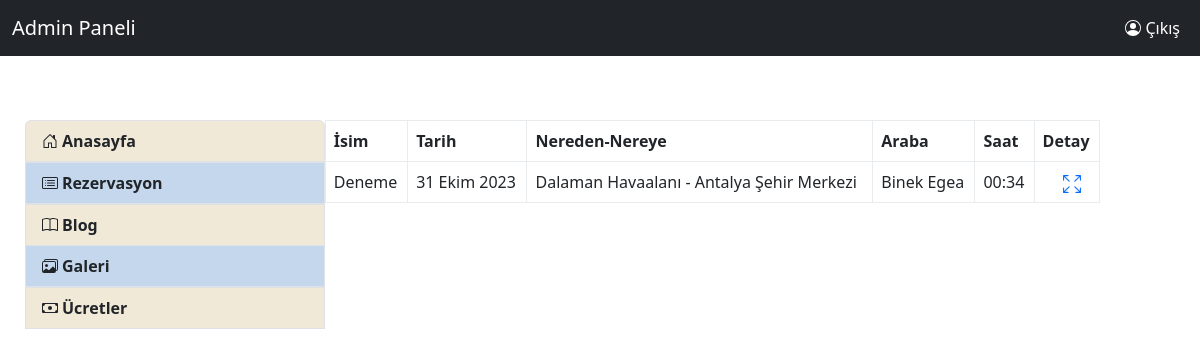
The app's page /admin_index (signed in) with its own data.
### transfer/models.py (models this page shows, shortened)
class Reservation(models.Model):
    IdCar = models.ForeignKey(Car,verbose_name="Car",on_delete=models.CASCADE)
    no = models.CharField(verbose_name="Rezervasyon No",default=" ",max_length=200)
    name_surname = models.CharField(verbose_name="Ad-Soyad",max_length=100)
    phonenumber = PhoneNumberField(verbose_name="Telefon Numarası")
    email = models.EmailField(verbose_name="E-Posta")
    date = models.DateField(verbose_name="Transfer Tarihi",default=timezone.now().date())
    planetime = models.TimeField(verbose_name="Uçak İniş Zamanı")
    flightnumber = models.CharField(max_length=20,verbose_name="Uçuş Numarası")
    another_traveller = models.CharField(max_length=100,verbose_name="Yolcular",default=" ")
    anothername = models.TextField(verbose_name="Diğer Yolcular")
    specialrequest = models.TextField(verbose_name="Transferle ilgili özel isteğinizi bu bölüme yazınız:",blank=True,null=True)
    messages = models.CharField(max_length=200,verbose_name="Karşılama Mesajı",blank=True,null=True)
    extras = models.TextField(verbose_name="Ekstralar")
    mail_choices = models.CharField(verbose_name="Fatura Türü",max_length=10,default="İstek Oluşturulmamış",blank=True,null=True)
    total_amount = models.IntegerField(verbose_name="Toplam Fiyat",default=0)
    payment_method = models.CharField(verbose_name="Ödeme Yöntemi",default="Araçta Nakit",max_length=20)
    status = models.CharField(verbose_name="Durum",default= "İşlemde",max_length=15)

class Car(models.Model):
    name = models.CharField(max_length=100,verbose_name="Name")
    max_people = models.IntegerField(verbose_name="MaxPeople")
    fromwhere = models.ForeignKey(FromWhere,verbose_name="Nereden",on_delete=models.CASCADE)
    towhere = models.ForeignKey(ToWhere,verbose_name="Nereye",on_delete=models.CASCADE)
    capasity = models.CharField(max_length=20,verbose_name="Kapasite")
    price = models.IntegerField(verbose_name="Ücret")
    currency = models.CharField(max_length=3,verbose_name="Birim",default="₺",blank=True)
    car_image = models.FileField(verbose_name="Resim")

class FromWhere(models.Model):
    name = models.CharField(max_length=300,verbose_name=_("Name"))
    def __str__(self):
        return self.name

class ToWhere(models.Model):
    name = models.CharField(max_length=300,verbose_name="Name")
    def __str__(self):
        return self.name

### transfer/views.py (the view)
# urls.py: path('admin_index',views.admin_index,name="admin_index"),
@login_required(login_url="admin")
def admin_index(request):
    bugun = timezone.now().date()
    reservations = Reservation.objects.filter(
        Q(status="İşlemde")&
        Q(date__gte=bugun)
    ).order_by("date")
    context={
        "reservations":reservations,
    }
    return render(request,"admin/admin_index.html",context)

### templates/admin/admin_index.html (shortened to what this page needs)
{% extends "admin/layout.html" %}
{% block content %}
{% if reservations %}
<table class="table table-bordered border-light-subtle">
    <thead>
        <tr>
            <th scope="col">İsim</th>
            <th scope="col">Tarih</th>
            <th scope="col">Nereden-Nereye</th>
            <th scope="col">Araba</th>
            <th scope="col">Saat</th>
            <th scope="col">Detay</th>
        </tr>
    </thead>
    <tbody>
{% for reservation in reservations %}
    <tr>
        <td>{{reservation.name_surname}}</td>
        <td>{{reservation.date}}</td>
        <td>{{reservation.IdCar.fromwhere}} - {{reservation.IdCar.towhere}}</td>
        <td>{{reservation.IdCar.name}}</td>
        <td>{{reservation.planetime}}</td>
        <td>&emsp;
            <a href="{% url 'admin_reservation_detail' reservation.id %}" >
          </a>
        </td>
    </tr>
{% endfor %}
    </tbody>
</table>
{% endif %}
{% endblock  %}

### records on screen
Reservation: name_surname "Deneme", date "31 Ekim 2023", IdCar.fromwhere "Dalaman Havaalanı", IdCar.towhere "Antalya Şehir Merkezi", IdCar.name "Binek Egea", planetime "00:34"
